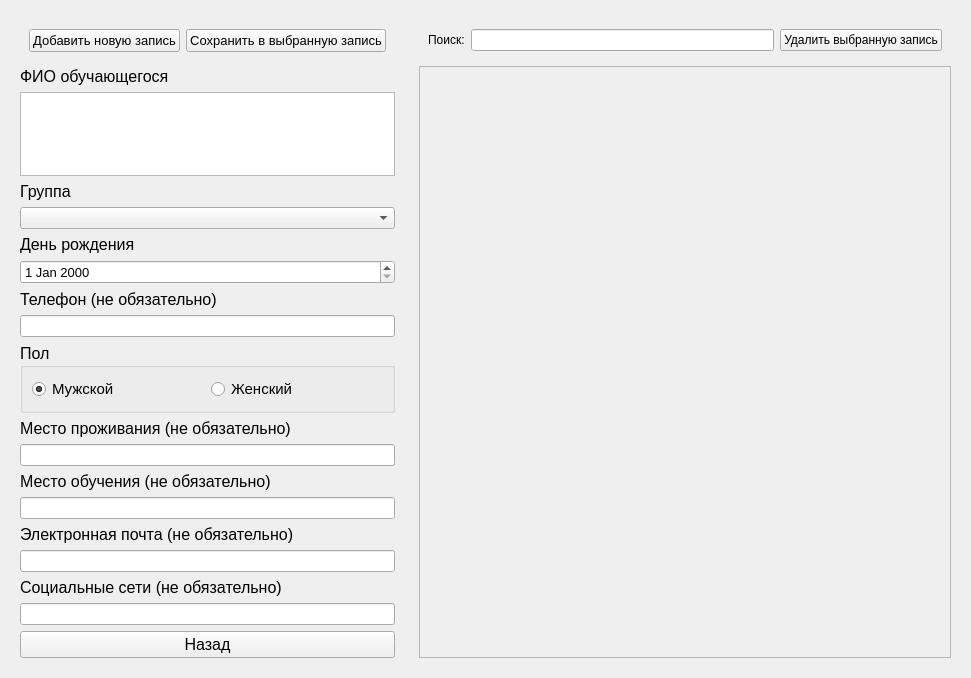
<?xml version="1.0" encoding="UTF-8"?>
<ui version="4.0">
 <class>Students</class>
 <widget class="QWidget" name="Students">
  <property name="geometry">
   <rect>
    <x>0</x>
    <y>0</y>
    <width>971</width>
    <height>678</height>
   </rect>
  </property>
  <property name="windowTitle">
   <string>Обучающиеся</string>
  </property>
  <layout class="QHBoxLayout" name="hL_Students" stretch="1,2">
   <item>
    <widget class="QWidget" name="widget_stud_input_box" native="true">
     <layout class="QVBoxLayout" name="vL_widget_stud_input_box">
      <item>
       <widget class="QWidget" name="widget_stud_edit_buts" native="true">
        <layout class="QHBoxLayout" name="hL_widget_stud_edit_buts">
         <item>
          <widget class="QPushButton" name="pushButton_stud_add">
           <property name="font">
            <font>
             <pointsize>10</pointsize>
            </font>
           </property>
           <property name="text">
            <string>Добавить новую запись</string>
           </property>
          </widget>
         </item>
         <item>
          <widget class="QPushButton" name="pushButton_stud_save">
           <property name="font">
            <font>
             <pointsize>10</pointsize>
            </font>
           </property>
           <property name="text">
            <string>Сохранить в выбранную запись</string>
           </property>
          </widget>
         </item>
        </layout>
       </widget>
      </item>
      <item>
       <widget class="QLabel" name="label_stud_fullname">
        <property name="font">
         <font>
          <pointsize>12</pointsize>
         </font>
        </property>
        <property name="text">
         <string>ФИО обучающегося</string>
        </property>
       </widget>
      </item>
      <item>
       <widget class="QTextEdit" name="textEdit_stud_fullname"/>
      </item>
      <item>
       <widget class="QLabel" name="label_stud_group">
        <property name="font">
         <font>
          <pointsize>12</pointsize>
         </font>
        </property>
        <property name="text">
         <string>Группа</string>
        </property>
       </widget>
      </item>
      <item>
       <widget class="QComboBox" name="comboBox_stud_group"/>
      </item>
      <item>
       <widget class="QLabel" name="label_stud_birthday">
        <property name="font">
         <font>
          <pointsize>12</pointsize>
         </font>
        </property>
        <property name="text">
         <string>День рождения</string>
        </property>
       </widget>
      </item>
      <item>
       <widget class="QDateEdit" name="dateEdit_stud_birthday">
        <property name="font">
         <font>
          <pointsize>10</pointsize>
         </font>
        </property>
        <property name="date">
         <date>
          <year>2000</year>
          <month>1</month>
          <day>1</day>
         </date>
        </property>
       </widget>
      </item>
      <item>
       <widget class="QLabel" name="label_stud_phone">
        <property name="font">
         <font>
          <pointsize>12</pointsize>
         </font>
        </property>
        <property name="text">
         <string>Телефон (не обязательно)</string>
        </property>
       </widget>
      </item>
      <item>
       <widget class="QLineEdit" name="lineEdit_stud_phone"/>
      </item>
      <item>
       <widget class="QGroupBox" name="groupBox_stud_gender">
        <property name="font">
         <font>
          <pointsize>12</pointsize>
         </font>
        </property>
        <property name="title">
         <string>Пол</string>
        </property>
        <layout class="QHBoxLayout" name="hL_groupBox_stud_gender">
         <item>
          <widget class="QRadioButton" name="radioButton_stud_gender_male">
           <property name="font">
            <font>
             <pointsize>11</pointsize>
            </font>
           </property>
           <property name="text">
            <string>Мужской</string>
           </property>
           <property name="checked">
            <bool>true</bool>
           </property>
          </widget>
         </item>
         <item>
          <widget class="QRadioButton" name="radioButton_stud_gender_female">
           <property name="font">
            <font>
             <pointsize>11</pointsize>
            </font>
           </property>
           <property name="text">
            <string>Женский</string>
           </property>
          </widget>
         </item>
        </layout>
       </widget>
      </item>
      <item>
       <widget class="QLabel" name="label_stud_city">
        <property name="font">
         <font>
          <pointsize>12</pointsize>
         </font>
        </property>
        <property name="text">
         <string>Место проживания (не обязательно)</string>
        </property>
       </widget>
      </item>
      <item>
       <widget class="QLineEdit" name="lineEdit_stud_city"/>
      </item>
      <item>
       <widget class="QLabel" name="label_stud_einst">
        <property name="font">
         <font>
          <pointsize>12</pointsize>
         </font>
        </property>
        <property name="text">
         <string>Место обучения (не обязательно)</string>
        </property>
       </widget>
      </item>
      <item>
       <widget class="QLineEdit" name="lineEdit_stud_einst"/>
      </item>
      <item>
       <widget class="QLabel" name="label_stud_mail">
        <property name="font">
         <font>
          <pointsize>12</pointsize>
         </font>
        </property>
        <property name="text">
         <string>Электронная почта (не обязательно)</string>
        </property>
       </widget>
      </item>
      <item>
       <widget class="QLineEdit" name="lineEdit_stud_mail"/>
      </item>
      <item>
       <widget class="QLabel" name="label_stud_web">
        <property name="font">
         <font>
          <pointsize>12</pointsize>
         </font>
        </property>
        <property name="text">
         <string>Социальные сети (не обязательно)</string>
        </property>
       </widget>
      </item>
      <item>
       <widget class="QLineEdit" name="lineEdit_stud_web"/>
      </item>
      <item>
       <widget class="QPushButton" name="pushButton_stud_back">
        <property name="font">
         <font>
          <pointsize>12</pointsize>
         </font>
        </property>
        <property name="text">
         <string>Назад</string>
        </property>
       </widget>
      </item>
     </layout>
    </widget>
   </item>
   <item>
    <widget class="QWidget" name="widget_stud_list_box" native="true">
     <layout class="QVBoxLayout" name="vL_widget_stud_list_box">
      <item>
       <widget class="QWidget" name="widget_left_up_stud" native="true">
        <layout class="QHBoxLayout" name="hL_widget_left_up_stud">
         <item>
          <widget class="QLabel" name="label_search_stud">
           <property name="text">
            <string>Поиск:</string>
           </property>
          </widget>
         </item>
         <item>
          <widget class="QLineEdit" name="lineEdit_search_stud"/>
         </item>
         <item>
          <widget class="QPushButton" name="pushButton_stud_delete">
           <property name="text">
            <string>Удалить выбранную запись</string>
           </property>
          </widget>
         </item>
        </layout>
       </widget>
      </item>
      <item>
       <widget class="QScrollArea" name="scrollArea_stud_list">
        <property name="widgetResizable">
         <bool>true</bool>
        </property>
        <widget class="QWidget" name="sAWContent_stud_list">
         <property name="geometry">
          <rect>
           <x>0</x>
           <y>0</y>
           <width>539</width>
           <height>593</height>
          </rect>
         </property>
         <layout class="QVBoxLayout" name="vL_sAWContent_stud_list"/>
        </widget>
       </widget>
      </item>
     </layout>
    </widget>
   </item>
  </layout>
 </widget>
 <resources/>
 <connections/>
</ui>
